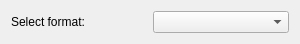
<?xml version="1.0" encoding="UTF-8"?>
<ui version="4.0">
 <class>KPlato::ReportExportPanel</class>
 <widget class="QWidget" name="KPlato::ReportExportPanel">
  <property name="geometry">
   <rect>
    <x>0</x>
    <y>0</y>
    <width>300</width>
    <height>32</height>
   </rect>
  </property>
  <layout class="QHBoxLayout" name="horizontalLayout">
   <item>
    <widget class="QLabel" name="label">
     <property name="text">
      <string>Select format:</string>
     </property>
    </widget>
   </item>
   <item>
    <widget class="KComboBox" name="ui_format"/>
   </item>
  </layout>
 </widget>
 <customwidgets>
  <customwidget>
   <class>KComboBox</class>
   <extends>QComboBox</extends>
   <header>kcombobox.h</header>
  </customwidget>
 </customwidgets>
 <resources/>
 <connections/>
</ui>
